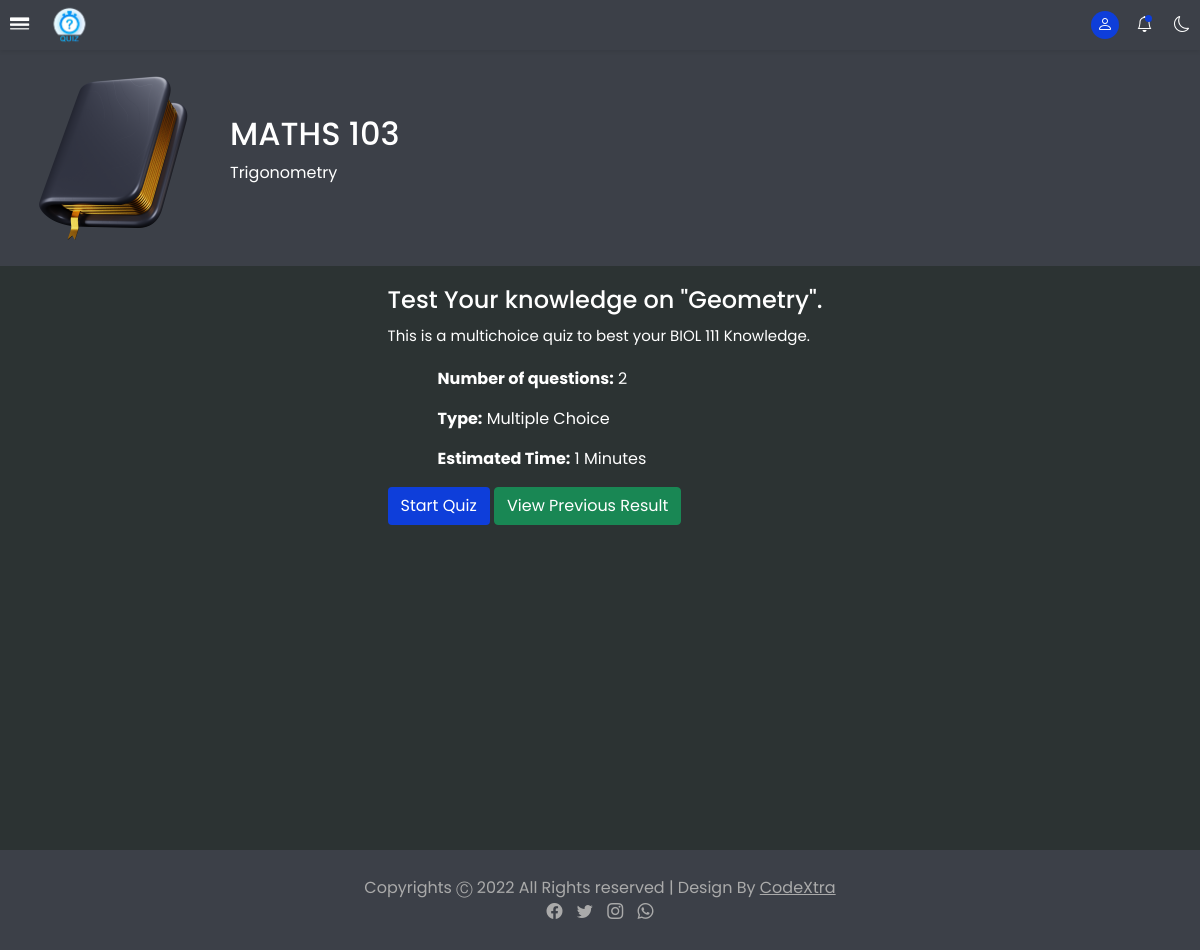
The page /user/start.php?quiz=4&user=5 on the database its author committed.
### tables this page shows
CREATE TABLE `courses` (
  `id` int(11) NOT NULL,
  `course_id` text NOT NULL,
  `course_category_id` int(11) NOT NULL,
  `course_name` text NOT NULL,
  `course_short_name` text NOT NULL,
  `level` int(11) NOT NULL,
  `date_created` int(11) NOT NULL
);

CREATE TABLE `topics` (
  `id` int(11) NOT NULL,
  `topicID` text NOT NULL,
  `course_id` text NOT NULL,
  `topic_name` text NOT NULL,
  `topic_desc` text NOT NULL,
  `date_created` int(11) NOT NULL
);

CREATE TABLE `quizes` (
  `id` int(11) NOT NULL,
  `quizID` int(11) NOT NULL,
  `course_id` int(11) NOT NULL,
  `topic_id` int(11) NOT NULL,
  `quiz_name` text NOT NULL,
  `attempts` int(11) NOT NULL,
  `start_date` int(11) NOT NULL,
  `end_date` int(11) NOT NULL,
  `duration` int(11) NOT NULL DEFAULT 40
);

### user/navbar.php (called while the page is built, shortened)
<?php
  if(isset($_GET['user'])) {
    $user_id = $_GET['user'];
  }
?>
          <?php
            if (isset($_GET['user'])) {
              $id = $_GET['user'];
              require "../includes/db.inc.php";
              $sql = "SELECT * FROM users_enrollment WHERE student_id = '$id';";
              $result = mysqli_query($conn, $sql);
              if (mysqli_num_rows($result) > 0) {
                while ($row = mysqli_fetch_assoc($result)) {
                  $course_id = $row['course_id'];
                  $sql1 = "SELECT * FROM courses WHERE id = '$course_id';";
                  $result1 = mysqli_query($conn, $sql1);
                  while ($row1 = mysqli_fetch_assoc($result1)) {
                    $course_short_name = $row1['course_short_name'];
                  }
                }
              }
            }
          ?>

### user/start.php (the view, shortened to what this page needs)
<?php
require "../includes/db.inc.php";
if (isset($_GET['quiz'])) {
  $quiz_id = $_GET['quiz'];
  $sql = "SELECT * FROM quizes WHERE `id` = '$quiz_id';";
  $result = mysqli_query($conn, $sql);
  $row = mysqli_fetch_assoc($result);
  $topic_id = $row['topic_id'];
  $duration = $row['duration'];
  $sql2 = "SELECT * FROM topics WHERE `id` = '$topic_id';";
  $result2 = mysqli_query($conn, $sql2);
  $row2 = mysqli_fetch_assoc($result2);
  $topic_name = $row2['topic_name'];
  $id_course = $row2['course_id'];
  $sql1 = "SELECT * FROM courses WHERE `id` = '$id_course';";
  $result1 = mysqli_query($conn, $sql1);
  $row1 = mysqli_fetch_assoc($result1);
  $short_name = $row1['course_short_name'];
  $course_name = $row1['course_name'];
  $sql3 = "SELECT * FROM questions WHERE quiz_id = '$quiz_id';";
  $result3 = mysqli_query($conn, $sql3);
  $question_num = mysqli_num_rows($result3);
  function showResultButton($conn,$user_id,$quiz_id) {
    $sql = "SELECT * FROM attempts WHERE user_id = '$user_id' AND quiz_id = '$quiz_id';";
    $result = mysqli_query($conn, $sql);
    $sql2 = "SELECT * FROM attempted WHERE user_id = '$user_id' AND quiz_id = '$quiz_id';";
    $result2 = mysqli_query($conn, $sql2);
    if (mysqli_num_rows($result2) > 0 && mysqli_num_rows($result)) {
      return true;
    } else {
      return false;
    }
  }
?>
  <!DOCTYPE html>
  <html lang="en">
  <head>
    <link href="https://cdn.jsdelivr.net/npm/bootstrap@5.0.2/dist/css/bootstrap.min.css" rel="stylesheet">
    <link rel="stylesheet" href="https://cdn.jsdelivr.net/npm/bootstrap-icons@1.9.1/font/bootstrap-icons.css">
    <link rel="stylesheet" type="text/css" href="https://cdn.jsdelivr.net/npm/toastify-js/src/toastify.min.css">
    <link rel="stylesheet" href="../public/style.css">
  </head>
  <body>
    <?php
    require("./header.php");
    require("./navbar.php");
    ?>
    <main>
      <div class="course-head">
        <div class="course">
          <div class="image">
            <img src="../images/course.png" alt="Course">
          </div>
          <div class="text">
            <h2><?php echo $short_name; ?></h2>
            <p><?php echo $course_name; ?></p>
          </div>
        </div>
      </div>
      <div class="start">
        <div class="body">
          <div class="text">
            <h4>Test Your knowledge on "<?php echo $topic_name; ?>".</h4>
            <p>This is a multichoice quiz to best your <?php echo $course_short_name; ?> Knowledge.</p>
          </div>
          <div class="info">
            <p><b>Number of questions:</b> <?php echo $question_num; ?></p>
            <p><b>Type:</b> Multiple Choice</p>
            <p><b>Estimated Time:</b> <?php echo $duration; ?> Minutes</p>
          </div>
          <div class="button">
            <form action="../includes/quiz-on.inc.php" method="post">
              <div class="butttons">
              <a href="../includes/start-quiz.inc.php?quiz=<?php echo $quiz_id; ?>" class="btn" id="start-btn">Start Quiz</a>
              <?php
                if(showResultButton($conn,$user_id,$quiz_id)) {
              ?>
              <button class="btn btn-success" type="submit" name="result">View Previous Result</button>
              <?php } ?>
            </div>
          </form>
          </div>
        </div>
      </div>
    </main>
    </div>
    <?php
    require "../admin/footer.php";
    ?>
  </body>
  </html>
<?php
} else {
  header("Location: ./index.php");
}
?>

### public/style.css (style rules this page uses)
:root { --bg: #f0f0f1; --blue: #0e3eda; --light-blue: #5d8bf4; --white: #fff; --gray: #ddd; --dark-gray: #444; --dark : #000; }
* { margin: 0; padding: 0; box-sizing: border-box; font-family: 'Poppins', sans-serif; }
body { background-color: var(--bg); }
main { margin-top: 50px; width: 100%; min-height: 100%; transition: all 0.5s ease; color: var(--dark); }
nav.nav-collapse ~ main { width: 100%; height: 100%; }
main .course-head { background-color: var(--white); padding: 8px 15px; }
main .course-head .course { display: flex; align-items: center; gap: 15px; border-radius: 15px; }
main .course-head .course .image { width: 200px; height: 200px; }
main .course-head .course .image img { width: 100%; height: 100%; }
main input, button { box-shadow: none !important; }
.start { display: flex; align-items: center; justify-content: center; }
main .body { margin: 20px 0 0 10px; }
main .body .text { margin-bottom: 20px; }
main .body .text p { margin-top: 10px; font-size: 15px; }
main .body .info { margin-left: 50px; }
main .button a { background-color: var(--blue); color: #fff; }
html, body { height: 100%; margin: 0; }

### rows shown on the page
courses: course_short_name "MATHS 103", course_name "Trigonometry"
topics: topic_name "Geometry"
courses: course_short_name "BIOL 111"
quizes: duration "1"

### other values the page prints
$question_num "2"
